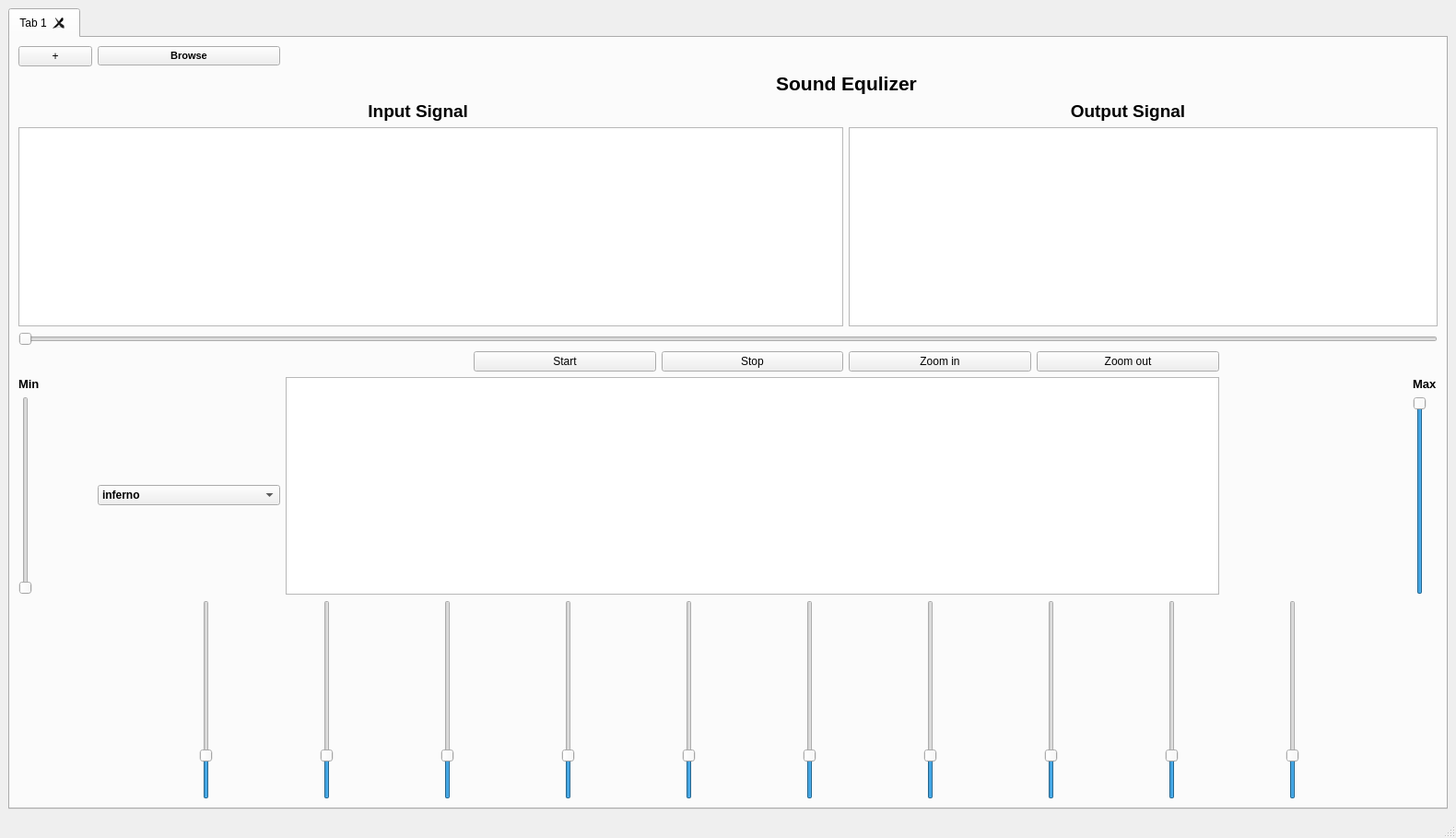
<?xml version="1.0" encoding="UTF-8"?>
<ui version="4.0">
 <class>MainWindow</class>
 <widget class="QMainWindow" name="MainWindow">
  <property name="geometry">
   <rect>
    <x>0</x>
    <y>0</y>
    <width>1580</width>
    <height>909</height>
   </rect>
  </property>
  <property name="windowTitle">
   <string>MainWindow</string>
  </property>
  <widget class="QWidget" name="centralwidget">
   <layout class="QGridLayout" name="gridLayout_2">
    <item row="0" column="0">
     <widget class="QTabWidget" name="tabWidget">
      <property name="currentIndex">
       <number>0</number>
      </property>
      <property name="tabsClosable">
       <bool>true</bool>
      </property>
      <property name="movable">
       <bool>true</bool>
      </property>
      <widget class="QWidget" name="tab">
       <attribute name="title">
        <string>Tab 1</string>
       </attribute>
       <layout class="QGridLayout" name="gridLayout">
        <item row="6" column="4">
         <widget class="QPushButton" name="StopButton">
          <property name="text">
           <string>Stop</string>
          </property>
          <property name="icon">
           <iconset>
            <normaloff>../../../Task1_signal viewer/stop.png</normaloff>../../../Task1_signal viewer/stop.png</iconset>
          </property>
         </widget>
        </item>
        <item row="7" column="8">
         <widget class="QLabel" name="label_4">
          <property name="font">
           <font>
            <pointsize>10</pointsize>
            <weight>75</weight>
            <bold>true</bold>
           </font>
          </property>
          <property name="text">
           <string>Max</string>
          </property>
         </widget>
        </item>
        <item row="8" column="0">
         <widget class="QSlider" name="verticalSlider_11">
          <property name="maximum">
           <number>50</number>
          </property>
          <property name="singleStep">
           <number>10</number>
          </property>
          <property name="orientation">
           <enum>Qt::Vertical</enum>
          </property>
         </widget>
        </item>
        <item row="4" column="5" colspan="4">
         <widget class="PlotWidget" name="graphicsView_outputsignal"/>
        </item>
        <item row="4" column="0" colspan="5">
         <widget class="PlotWidget" name="graphicsView_inputsignal"/>
        </item>
        <item row="6" column="6">
         <widget class="QPushButton" name="ZoomoutButton">
          <property name="text">
           <string>Zoom out</string>
          </property>
          <property name="icon">
           <iconset>
            <normaloff>../../../Task1_signal viewer/zoom out.png</normaloff>../../../Task1_signal viewer/zoom out.png</iconset>
          </property>
         </widget>
        </item>
        <item row="0" column="1">
         <widget class="QPushButton" name="BrowseButton">
          <property name="sizeIncrement">
           <size>
            <width>0</width>
            <height>28</height>
           </size>
          </property>
          <property name="font">
           <font>
            <pointsize>8</pointsize>
            <weight>75</weight>
            <bold>true</bold>
           </font>
          </property>
          <property name="text">
           <string>Browse</string>
          </property>
          <property name="icon">
           <iconset>
            <normaloff>../../Task1_signal viewer/browse.png</normaloff>../../Task1_signal viewer/browse.png</iconset>
          </property>
         </widget>
        </item>
        <item row="7" column="0" colspan="2">
         <widget class="QLabel" name="label_5">
          <property name="font">
           <font>
            <pointsize>10</pointsize>
            <weight>75</weight>
            <bold>true</bold>
           </font>
          </property>
          <property name="text">
           <string>Min</string>
          </property>
         </widget>
        </item>
        <item row="5" column="0" colspan="9">
         <widget class="QSlider" name="horizontalSlider">
          <property name="orientation">
           <enum>Qt::Horizontal</enum>
          </property>
         </widget>
        </item>
        <item row="3" column="6">
         <widget class="QLabel" name="label_2">
          <property name="font">
           <font>
            <pointsize>14</pointsize>
            <weight>75</weight>
            <bold>true</bold>
           </font>
          </property>
          <property name="text">
           <string>&lt;html&gt;&lt;head/&gt;&lt;body&gt;&lt;p align=&quot;center&quot;&gt;Output Signal&lt;/p&gt;&lt;/body&gt;&lt;/html&gt;</string>
          </property>
         </widget>
        </item>
        <item row="6" column="5">
         <widget class="QPushButton" name="ZoominButton">
          <property name="text">
           <string>Zoom in</string>
          </property>
          <property name="icon">
           <iconset>
            <normaloff>../../../Task1_signal viewer/zoom in.png</normaloff>../../../Task1_signal viewer/zoom in.png</iconset>
          </property>
         </widget>
        </item>
        <item row="1" column="4" colspan="2">
         <widget class="QLabel" name="label_3">
          <property name="text">
           <string>&lt;html&gt;&lt;head/&gt;&lt;body&gt;&lt;p align=&quot;center&quot;&gt;&lt;span style=&quot; font-size:16pt; font-weight:600;&quot;&gt;Sound Equlizer&lt;/span&gt;&lt;/p&gt;&lt;/body&gt;&lt;/html&gt;</string>
          </property>
         </widget>
        </item>
        <item row="6" column="3">
         <widget class="QPushButton" name="StartButton">
          <property name="text">
           <string>Start</string>
          </property>
          <property name="icon">
           <iconset>
            <normaloff>../../../Task1_signal viewer/start.png</normaloff>../../../Task1_signal viewer/start.png</iconset>
          </property>
         </widget>
        </item>
        <item row="0" column="0">
         <widget class="QPushButton" name="insert">
          <property name="text">
           <string>+</string>
          </property>
         </widget>
        </item>
        <item row="8" column="8">
         <widget class="QSlider" name="verticalSlider_12">
          <property name="minimum">
           <number>50</number>
          </property>
          <property name="maximum">
           <number>100</number>
          </property>
          <property name="singleStep">
           <number>10</number>
          </property>
          <property name="value">
           <number>100</number>
          </property>
          <property name="orientation">
           <enum>Qt::Vertical</enum>
          </property>
         </widget>
        </item>
        <item row="3" column="2">
         <widget class="QLabel" name="label">
          <property name="font">
           <font>
            <pointsize>14</pointsize>
            <weight>75</weight>
            <bold>true</bold>
           </font>
          </property>
          <property name="text">
           <string>&lt;html&gt;&lt;head/&gt;&lt;body&gt;&lt;p align=&quot;right&quot;&gt;Input Signal&lt;/p&gt;&lt;/body&gt;&lt;/html&gt;</string>
          </property>
         </widget>
        </item>
        <item row="8" column="1">
         <widget class="QComboBox" name="colorpalette">
          <property name="font">
           <font>
            <pointsize>9</pointsize>
            <weight>75</weight>
            <bold>true</bold>
           </font>
          </property>
          <item>
           <property name="text">
            <string>inferno</string>
           </property>
          </item>
          <item>
           <property name="text">
            <string>viridis</string>
           </property>
          </item>
          <item>
           <property name="text">
            <string>plasma</string>
           </property>
          </item>
          <item>
           <property name="text">
            <string>cool</string>
           </property>
          </item>
          <item>
           <property name="text">
            <string>PuBu</string>
           </property>
          </item>
          <item>
           <property name="text">
            <string>magma</string>
           </property>
          </item>
          <item>
           <property name="text">
            <string>YlGnBu</string>
           </property>
          </item>
         </widget>
        </item>
        <item row="7" column="2" rowspan="2" colspan="5">
         <widget class="mplwidget" name="graphicsView_spectrogram"/>
        </item>
        <item row="9" column="1" colspan="7">
         <layout class="QHBoxLayout" name="horizontalLayout">
          <item>
           <widget class="QSlider" name="verticalSlider_1">
            <property name="maximum">
             <number>5</number>
            </property>
            <property name="value">
             <number>1</number>
            </property>
            <property name="orientation">
             <enum>Qt::Vertical</enum>
            </property>
           </widget>
          </item>
          <item>
           <widget class="QSlider" name="verticalSlider_2">
            <property name="maximum">
             <number>5</number>
            </property>
            <property name="value">
             <number>1</number>
            </property>
            <property name="orientation">
             <enum>Qt::Vertical</enum>
            </property>
           </widget>
          </item>
          <item>
           <widget class="QSlider" name="verticalSlider_3">
            <property name="maximum">
             <number>5</number>
            </property>
            <property name="value">
             <number>1</number>
            </property>
            <property name="orientation">
             <enum>Qt::Vertical</enum>
            </property>
           </widget>
          </item>
          <item>
           <widget class="QSlider" name="verticalSlider_4">
            <property name="maximum">
             <number>5</number>
            </property>
            <property name="value">
             <number>1</number>
            </property>
            <property name="orientation">
             <enum>Qt::Vertical</enum>
            </property>
           </widget>
          </item>
          <item>
           <widget class="QSlider" name="verticalSlider_5">
            <property name="maximum">
             <number>5</number>
            </property>
            <property name="value">
             <number>1</number>
            </property>
            <property name="orientation">
             <enum>Qt::Vertical</enum>
            </property>
           </widget>
          </item>
          <item>
           <widget class="QSlider" name="verticalSlider_6">
            <property name="maximum">
             <number>5</number>
            </property>
            <property name="value">
             <number>1</number>
            </property>
            <property name="orientation">
             <enum>Qt::Vertical</enum>
            </property>
           </widget>
          </item>
          <item>
           <widget class="QSlider" name="verticalSlider_7">
            <property name="maximum">
             <number>5</number>
            </property>
            <property name="value">
             <number>1</number>
            </property>
            <property name="orientation">
             <enum>Qt::Vertical</enum>
            </property>
           </widget>
          </item>
          <item>
           <widget class="QSlider" name="verticalSlider_8">
            <property name="maximum">
             <number>5</number>
            </property>
            <property name="value">
             <number>1</number>
            </property>
            <property name="orientation">
             <enum>Qt::Vertical</enum>
            </property>
           </widget>
          </item>
          <item>
           <widget class="QSlider" name="verticalSlider_9">
            <property name="maximum">
             <number>5</number>
            </property>
            <property name="value">
             <number>1</number>
            </property>
            <property name="orientation">
             <enum>Qt::Vertical</enum>
            </property>
           </widget>
          </item>
          <item>
           <widget class="QSlider" name="verticalSlider_10">
            <property name="maximum">
             <number>5</number>
            </property>
            <property name="value">
             <number>1</number>
            </property>
            <property name="orientation">
             <enum>Qt::Vertical</enum>
            </property>
           </widget>
          </item>
         </layout>
        </item>
       </layout>
      </widget>
     </widget>
    </item>
   </layout>
  </widget>
  <widget class="QMenuBar" name="menubar">
   <property name="geometry">
    <rect>
     <x>0</x>
     <y>0</y>
     <width>1580</width>
     <height>25</height>
    </rect>
   </property>
  </widget>
  <widget class="QStatusBar" name="statusbar"/>
 </widget>
 <customwidgets>
  <customwidget>
   <class>mplwidget</class>
   <extends>QGraphicsView</extends>
   <header location="global">mplwidget.h</header>
  </customwidget>
  <customwidget>
   <class>PlotWidget</class>
   <extends>QGraphicsView</extends>
   <header location="global">pyqtgraph</header>
  </customwidget>
 </customwidgets>
 <resources/>
 <connections/>
</ui>
